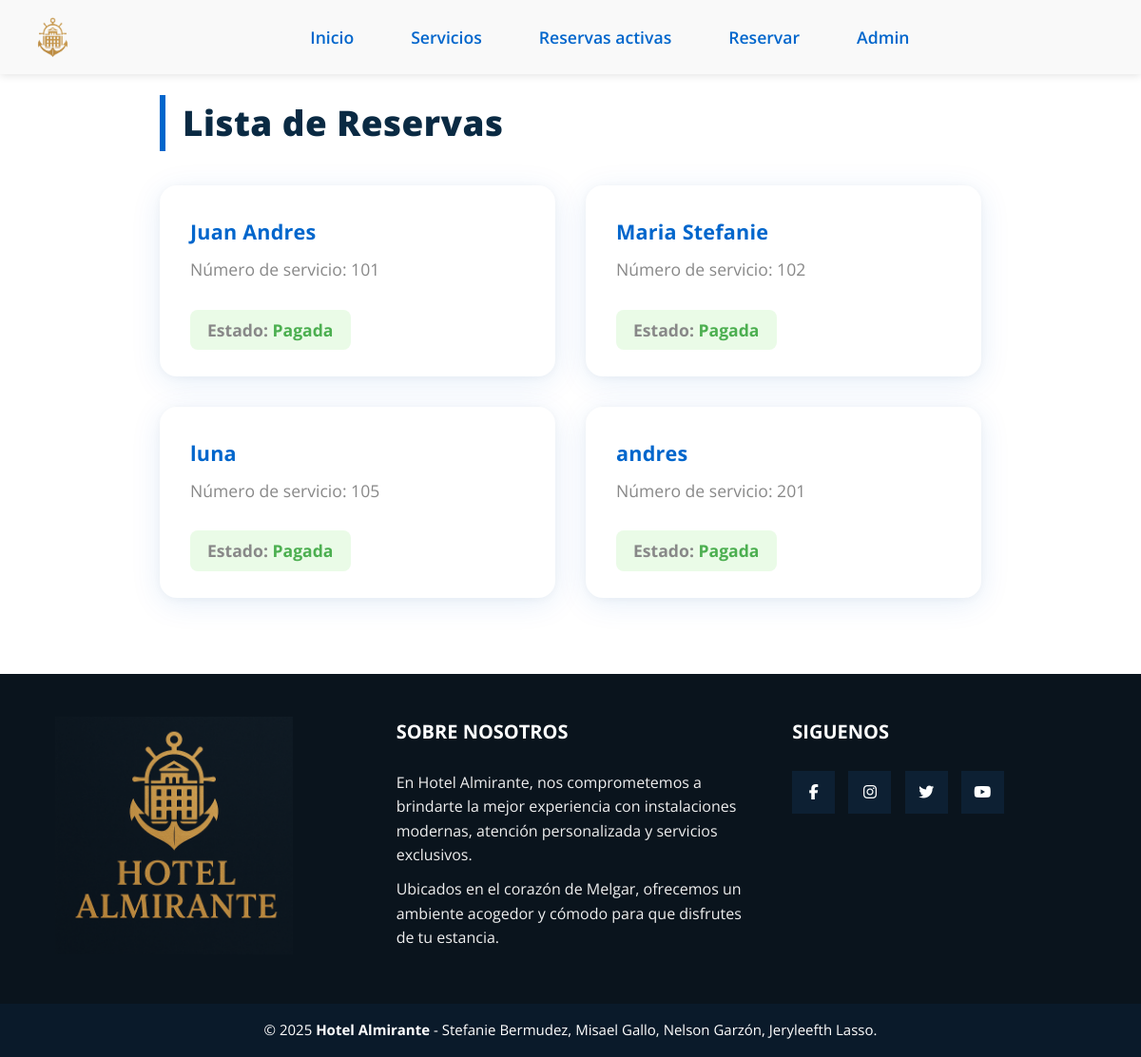
The app's page /listas_reservas/, older data.
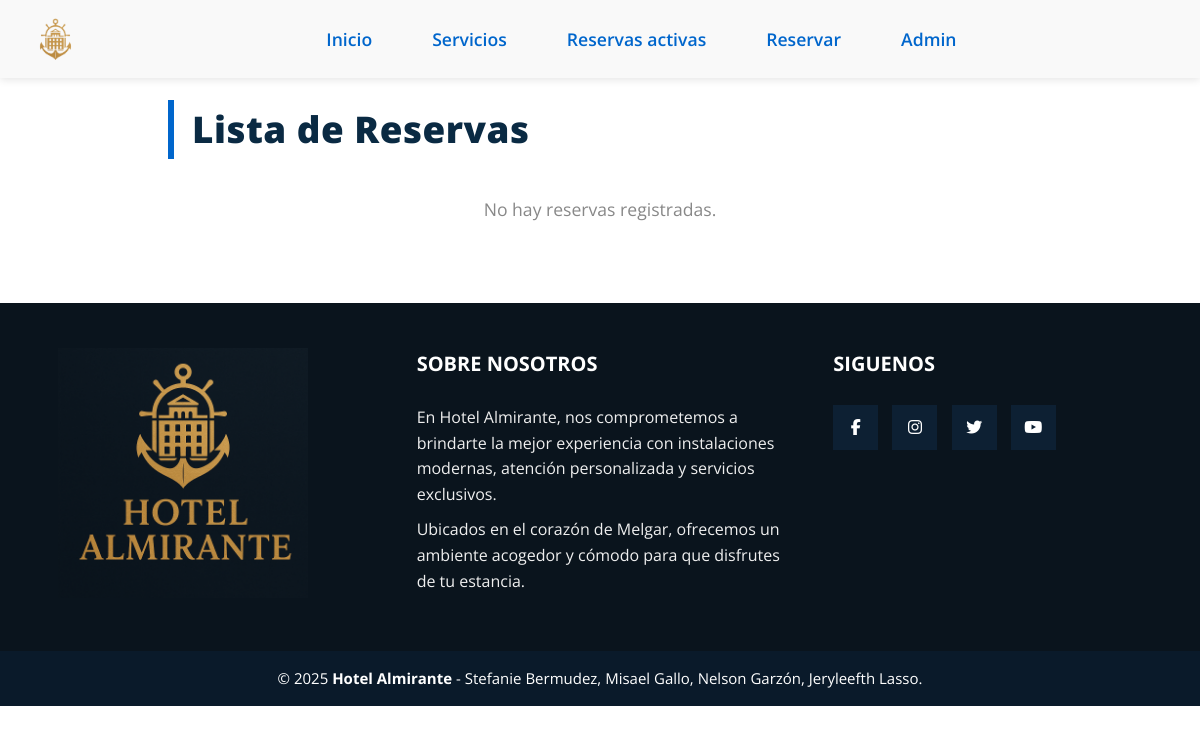
The same page, newer data.
### myapp/models.py (models this page shows, shortened)
class Reserva(models.Model):
    nombre= models.CharField(max_length=30)
    paga = models.BooleanField(default=False)
    identificacion= models.IntegerField(validators=[MinValueValidator(3)])
    codigo_reserva = models.CharField(max_length=20, unique=True, blank=True, default="")
    fechaInicio = models.DateField()
    fechaFin = models.DateField()
    servicio= models.ForeignKey(Servicio, on_delete=models.CASCADE,null=True, blank=True)

class Servicio(models.Model):
    tipo = models.IntegerField(choices=TiposServicios.choices,default=TiposServicios.HABITACION)
    valor = models.DecimalField(max_digits=10, decimal_places=2)
    personas = models.IntegerField(validators=[MinValueValidator(1)])
    especificacion = models.TextField(max_length=200)
    numero = models.IntegerField(unique=True)
    disponible = models.BooleanField(default= True)

### myapp/views.py (the view)
# urls.py: path('listas_reservas/', views.listaReservas,name='listas_reservas'),
def listaReservas(request):
    reservas = Reserva.objects.all()
    return render(request,'listas_reservas.html',{
        'reservas': reservas
    })

### myapp/templates/listas_reservas.html
{% extends 'layouts/plantilla.html' %}
{% block content %}
<section class="reservas-section main-content">
  <h2 class="section-title">Lista de Reservas</h2>
  <div class="reservas-grid">
    {% for res in reservas %}
      <div class="reserva-card">
        <h3 class="reserva-nombre">{{ res.nombre }}</h3>
        <p class="reserva-detalle">Número de servicio: {{ res.servicio.numero }}</p>
        {% if not res.paga %}
          <a href="{% url 'pagarReserva' codigo_reserva=res.codigo_reserva %}" class="btn-primary">Pagar</a>
        {% else %}
          <p class="reserva-pagada">Estado: <span style="color:#4caf50; font-weight:700;">Pagada</span></p>
        {% endif %}
      </div>
    {% empty %}
      <p>No hay reservas registradas.</p>
    {% endfor %}
  </div>
</section>
{% endblock %}

Row changes from the older to the newer data that the page shows:
removed Reserva: nombre "Juan Andres", servicio.numero "101", shows "Estado:", paga "Pagada"
removed Reserva: nombre "Maria Stefanie", servicio.numero "102", shows "Estado:", paga "Pagada"
removed Reserva: nombre "luna", servicio.numero "105", shows "Estado:", paga "Pagada"
removed Reserva: nombre "andres", servicio.numero "201", shows "Estado:", paga "Pagada"
Text that changed along with them:
text now shown: "No hay reservas registradas."
